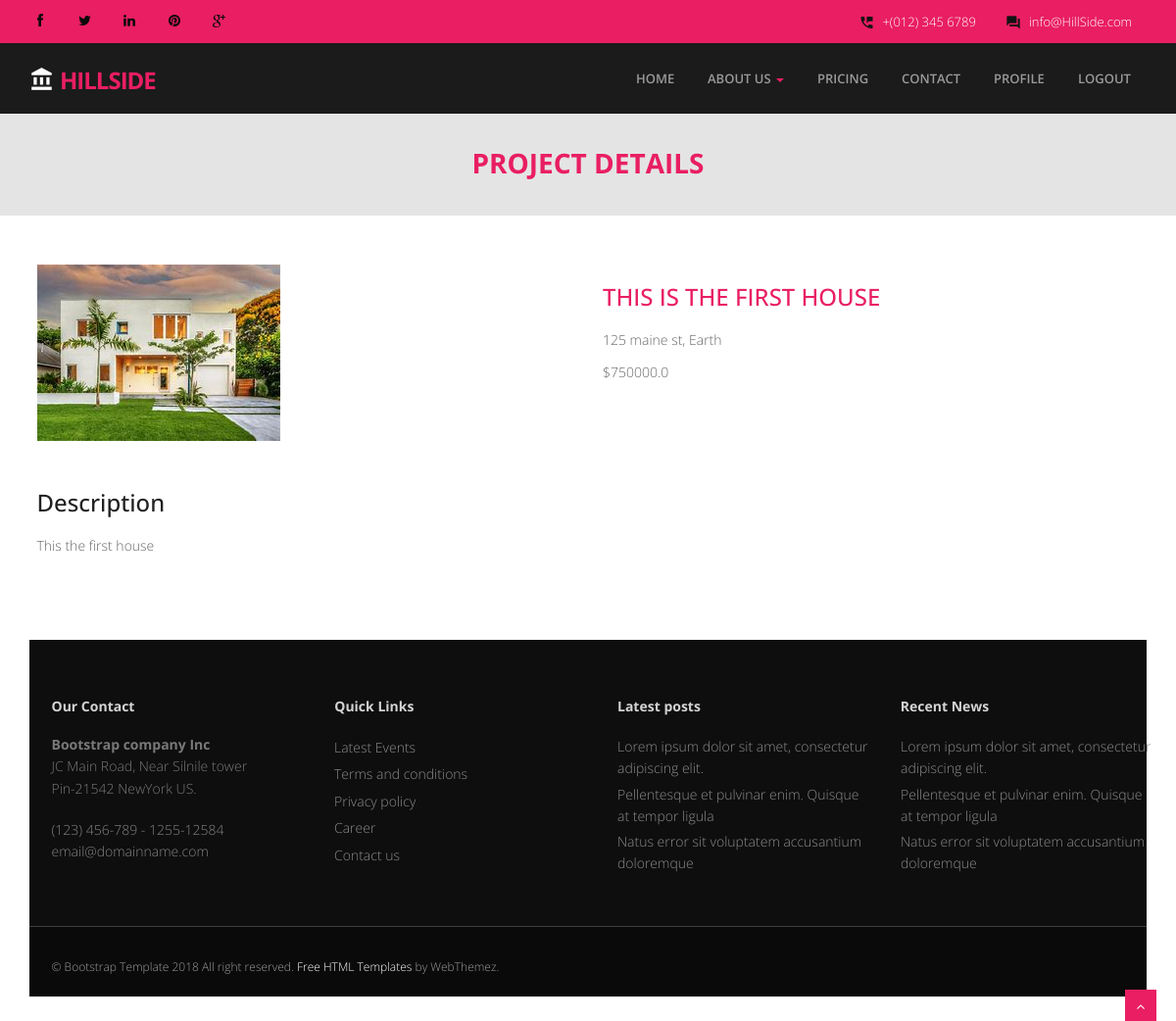
Screenshot of /detail/10 (signed in) with the database file from the repository.
### estate/models.py (models this page shows, shortened)
class House(models.Model):
    buy = 'by'
    sale = 'sl'
    rent = 'rt'
    office_space = 'os'
    apartment = 'ap'
    house = 'hs'
    status_choices = [
    (buy,'buy'), (sale,'sale'), (rent,'rent')
    ]
    item_listing_type = [
    (office_space,'office space'), (apartment,'apartment'), (house,'house')
    ]
    name = models.CharField(default = None, max_length=70)
    address = models.CharField(default = None, max_length=150)
    description = models.TextField(default = None,)
    price = models.FloatField(default = None,)
    image = models.ImageField(upload_to = 'static/images')
    bed_rooms = models.PositiveIntegerField(null = True)
    living_rooms = models.PositiveIntegerField(null = True)
    parking = models.PositiveIntegerField(null = True)
    kitchen = models.PositiveIntegerField(null = True)
    status = models.CharField(max_length= 2, choices=status_choices, default=rent)
    listing = models.CharField(max_length= 2,choices=item_listing_type, default=apartment)
    added = models.DateTimeField(auto_created=True)
    last_updated = models.DateTimeField(auto_now_add=True)

### estate/views.py (the view)
# urls.py: path('detail/<int:id>', views.property_detail, name="detail"),
@login_required(login_url='login')
def property_detail(request, id):
    detail = House.objects.get(id=id)
    context = {"detail": detail}
    return render(request, "estate/details.html", context)

### estate/templates/estate/details.html (shortened to what this page needs)
{% extends 'estate/navbar.html' %}
{% load static %}
{% block content  %}
<div id="wrapper">
	<section id="inner-headline">
	<div class="container">
		<div class="row">
			<div class="col-lg-12">
				<h2 class="pageTitle">Project Details</h2>
			</div>
		</div>
	</div>
	</section>
	<section id="content">
	<section class="section-padding">
		<div class="container">
			<div class="row showcase-section">
				<div class="col-md-6">
					<img src={{detail.image.url}} alt="showcase image">
				</div>
				<div class="col-md-6">
						<h3><span class="color">{{detail.name}}</span></h3>
						<div class="about-text">
						<p>{{detail.address}}</p>
						<p>${{detail.price}}</p>
					</div>
				</div>
			</div>
		</div>
	</section>
	<div class="container">
					<div class="about">
						<div class="row">
							<div class="col-md-4">
								<div class="block-heading-two">
									<h3><span>Description</span></h3>
								</div>
								<p>{{detail.description}}</p>
							</div>
						</div>
						<br/>
	{% endblock content  %}

### estate/static/css/style.css (style rules this page uses)
body { font-family:'Open Sans', Arial, sans-serif; font-weight:300; line-height:1.6em; color:#656565; font-size: 1.4em; background: #ffffff; }
h1,h2 { font-weight: 600; line-height:1.1em; color: #e91e63; margin-bottom: 20px; text-transform: uppercase; }
h3, h4, h5, h6 { line-height:1.1em; color: #212121; margin-bottom: 20px; }
#wrapper { width:100%; margin:0; padding:0; }
.row,.row-fluid { margin-bottom:30px; }
.pageTitle { color: #fff;margin: 30px 0 3px;display: inline-block;font-size: 28px;font-weight: 700;text-transform: uppercase; }
#content { position:relative; background: #ffffff; padding:50px 0 0px 0; }
#inner-headline { background: #e4e4e4;position: relative;margin: 0;padding: 0;color: #1891EC; }
#inner-headline h2.pageTitle { color: #e91e63; padding: 5px 0; display:block; text-align: center; }
span.color { color: #e91e63; text-transform: uppercase; }

### rows the page displays
House: image (picture), name "THIS IS THE FIRST HOUSE", address "125 maine st, Earth", price "750000.0", description "This the first house"
